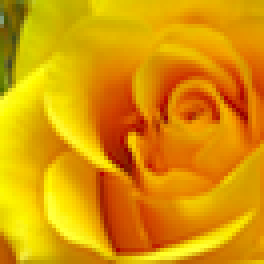
//> input picture patchtable_apps/superres/superres/images/input/input.png, 66 x 66 px, given in place of test_0.png, which was not available (shown 4 times larger)
$ ./SupeRes   (built with g++ and OpenCV 4)
//> lines starting //> are read from the running program, lines starting //| are printed output that depends on the picture; pictures that were not available may be replaced by others from this repository, and a replacement may not be noted
// SupeRes.cpp : Defines the entry point for the console application.
//

#include "stdafx.h"
#include "PatchGenerator.h"
#include <iostream>
#include <fstream>
//#include "vld.h"
using namespace std;
#include "TrainingSet.h"
vector<string> TRAINFILENAME;
//string INPUTFILNAME = "images\\input\\input.png";
//string INPUTFILNAME = "images\\input\\123.png";
string INPUTFILNAME = "images\\input\\1-3.png";
string TEST = "images\\test\\";
string KEY = "E:\\KEY.txt";
string OUTPUT = "E:\\OUTPUT.txt";
string INDEX = "E:\\index.txt";
string POINTfile = "E:\\point.txt";
float ALPHA = 0.54;
float COLORCONS= 1.0;
Mat Key;
//vector<Mat> Values;
//Mat Values;
Mat Result;
Point2d **draw;
int ** drawindex;
Mat *InputImg, *InputHigh,*InputColorImg;
Point2d* Valuse;
int* fileSum; float * HighMean;
int traiNo;
// [714 lines left out: functions WriteFile, LoadTrainPic, GeneraLHImg, GeneraTrainSet, InWhichPic, MatMean and 5 more, not called in this run]
int ** index;
Point2d ** point;
Mat *testImg;
int previousOne = 0;
void onMouse(int event, int x, int y, int flags, void* param)
{
	char text[20];
	Mat img2, img3; int in = 0;
	img2 = Result.clone();
	int height = 400, width = 400; int indexx = 0;
	if (event == CV_EVENT_LBUTTONDOWN)
	{
		for (int r = 0; r < 5; r++)
		{
			for (int c = 0; c < 5; c++)
			{
				if (index[x + c][y + r] != 0)
				{
					x = x + c;
					y = y + r;
					break;
				}
			}
		}
		Point2d pp(x, y);
		Point2d pps(pp.x + 4, pp.y + 4);
		indexx = index[x][y];
		previousOne = indexx;
		Point2d target = point[x][y];
		target.x = target.x + 1 + width;
		target.y = target.y + 1;
		Point2d targets(target.x + 5, target.y + 5);
		img3 = testImg[indexx].clone();
		rectangle(img3, pp, pps, Scalar(pp.y * 255 / height, 0, pp.x * 255 / width), 1, 8);
		rectangle(img3, target, targets, Scalar(pp.y * 255 / height, 0, pp.x * 255 / width), 1, 8);
		line(img3, pp, target, Scalar(pp.y * 255 / height, 0, pp.x * 255 / width), 1, 8);
		//sprintf(text, "traiNo=%d,x=%d, y=%d", index, pp.x, pp.y);
	}
	else if (event == CV_EVENT_RBUTTONDOWN)
	{
		in++;
		img3 = testImg[in].clone();
	}
	else
	{
		img3 = testImg[previousOne].clone();
		rectangle(img3, Point2d(x, y), Point2d(x + 4, y + 4), Scalar(255, 0, 255), -1, 8);
	}
	//putText(drawInput[index], text, Point(5, 15), FONT_HERSHEY_PLAIN, 1.0, CV_RGB(0, 255, 0));
	imshow("image", img3);
}
void ReadINTfile(int rows, int cols, int ** data, string NAME)
{
	ifstream in(NAME);
	char line[20];
	//in.getline(line, 20);
	int lineno = 0; int c = 0, r = 0;
	while (in.getline(line, 20)){
		stringstream ss2;
		ss2 << line;
		ss2 >> data[r][c];
		c++;
		if (c == cols)
		{
			r++;
			if (r == rows)
			{
				break;
			}
			c = 0;
		}
	}
	in.close();
}
void ReadPOINTFile(int rows, int cols, Point2d ** data, string NAME)
{
	ifstream in(NAME);
	char line[20];
	//in.getline(line, 20);
	int lineno = 0; int c = 0, r = 0;
	while (in.getline(line, 20)){
		stringstream ss2;
		ss2 << line;
		ss2 >> data[r][c].x;
		ss2 >> data[r][c].y;
		c++;
		if (c == cols)
		{
			r++;
			if (r == rows)
			{
				break;
			}
			c = 0;
		}
		lineno++;
		if (lineno == 401)
		{
			int error = 0;
		}
	}
	in.close();
}
void test()
{
	TRAINFILENAME.clear();
	TRAINFILENAME.push_back("images\\test\\test_0.png");
	TRAINFILENAME.push_back("images\\test\\test_1.png");
	TRAINFILENAME.push_back("images\\test\\test_2.png");
	TRAINFILENAME.push_back("images\\test\\test_3.png");
	TRAINFILENAME.push_back("images\\test\\test_4.png");
	TRAINFILENAME.push_back("images\\test\\test_5.png");
	TRAINFILENAME.push_back("images\\test\\test_6.png");
	TRAINFILENAME.push_back("images\\test\\test_7.png");
	TRAINFILENAME.push_back("images\\test\\test_8.png");
	TRAINFILENAME.push_back("images\\test\\test_9.png");
	traiNo = TRAINFILENAME.size();
	testImg = new Mat[traiNo];
	for (int i = 0; i < traiNo; i++)
	{
		testImg[i] = imread(TRAINFILENAME[i], 1);
//> testImg is the input picture: 66 rows x 66 cols, CV_8UC3; mean B, G, R 2.5, 151.7, 219.8
	}
	int cols_sigle = testImg[0].cols / 2;
	index = new int*[testImg[0].rows];
	point = new Point2d*[testImg[0].rows];
	for (int r = 0; r < testImg[0].rows; r++)
	{
		index[r] = new int[cols_sigle];
		point[r] = new Point2d[cols_sigle];
		for (int c = 0; c < cols_sigle; c++)
		{
			index[r][c] = 0;
			point[r][c] = Point2d(0, 0);
		}
	}
	ReadINTfile(testImg[0].rows, cols_sigle, index, INDEX);
	ReadPOINTFile(testImg[0].rows, cols_sigle, point, POINTfile);
}
int _tmain(int argc, _TCHAR* argv[])
{
	/*GeneraTrainSet();
	SuperRe();*/
	test();
	namedWindow("image");
	imshow("image", testImg[0]);
	setMouseCallback("image", onMouse, 0);
	waitKey(0);
//> the left mouse button is pressed and released at (16, 16)
//> call 2 of onMouse, with event = 4, x = 16, y = 16, flags = 0
//> in onMouse (call 2), `imshow("image", img3);`:
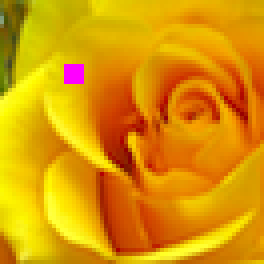
//> window 'image': 66 rows x 66 cols, CV_8UC3 (shown 4 times larger); mean B, G, R 3.9, 150.6, 219.9
//> the left mouse button is pressed and released at (49, 16)
//> call 3 of onMouse, with event = 1, x = 49, y = 16, flags = 1
//> in onMouse (call 3), `imshow("image", img3);`:
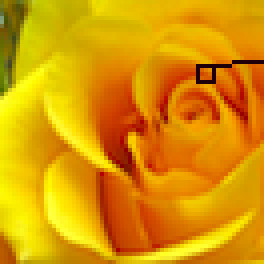
//> window 'image': 66 rows x 66 cols, CV_8UC3 (shown 4 times larger); mean B, G, R 2.5, 150.9, 218.5
//> call 4 of onMouse, with event = 4, x = 49, y = 16, flags = 0
//> in onMouse (call 4), `imshow("image", img3);`:
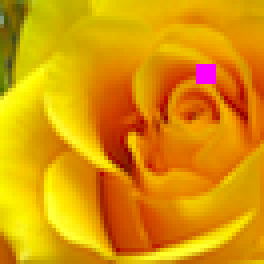
//> window 'image': 66 rows x 66 cols, CV_8UC3 (shown 4 times larger); mean B, G, R 3.9, 151, 220
//> the left mouse button is pressed and released at (49, 49)
//> in onMouse (call 5), `imshow("image", img3);`:
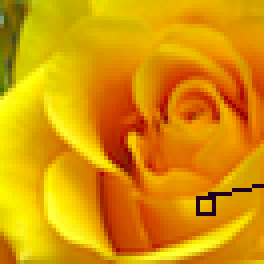
//> window 'image': 66 rows x 66 cols, CV_8UC3 (shown 4 times larger); mean B, G, R 2.7, 150.5, 218.4
//> in onMouse (call 6), `imshow("image", img3);`:
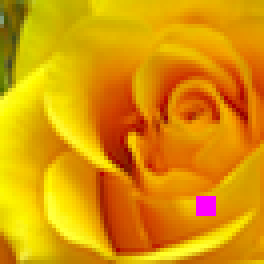
//> window 'image': 66 rows x 66 cols, CV_8UC3 (shown 4 times larger); mean B, G, R 3.9, 150.6, 219.9
//> the left mouse button is pressed and released at (16, 49)
//> in onMouse (call 7), `imshow("image", img3);`:
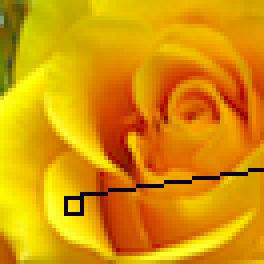
//> window 'image': 66 rows x 66 cols, CV_8UC3 (shown 4 times larger); mean B, G, R 2.9, 149.5, 216.7
//> in onMouse (call 8), `imshow("image", img3);`:
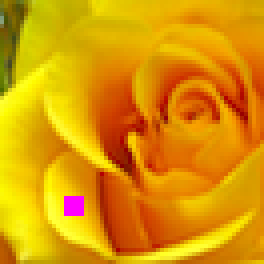
//> window 'image': 66 rows x 66 cols, CV_8UC3 (shown 4 times larger); mean B, G, R 3.9, 150.5, 219.8
	return 0;
}
